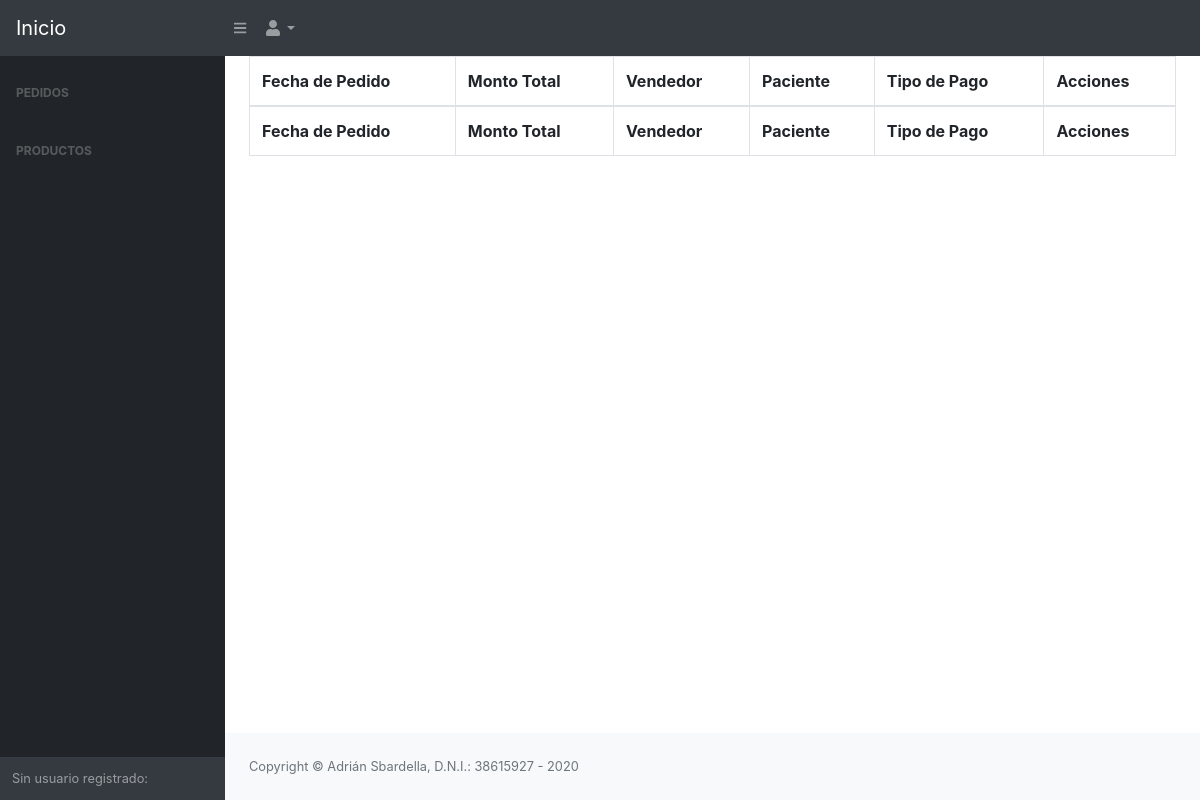
Page /lista_pedidos on the earlier database version.
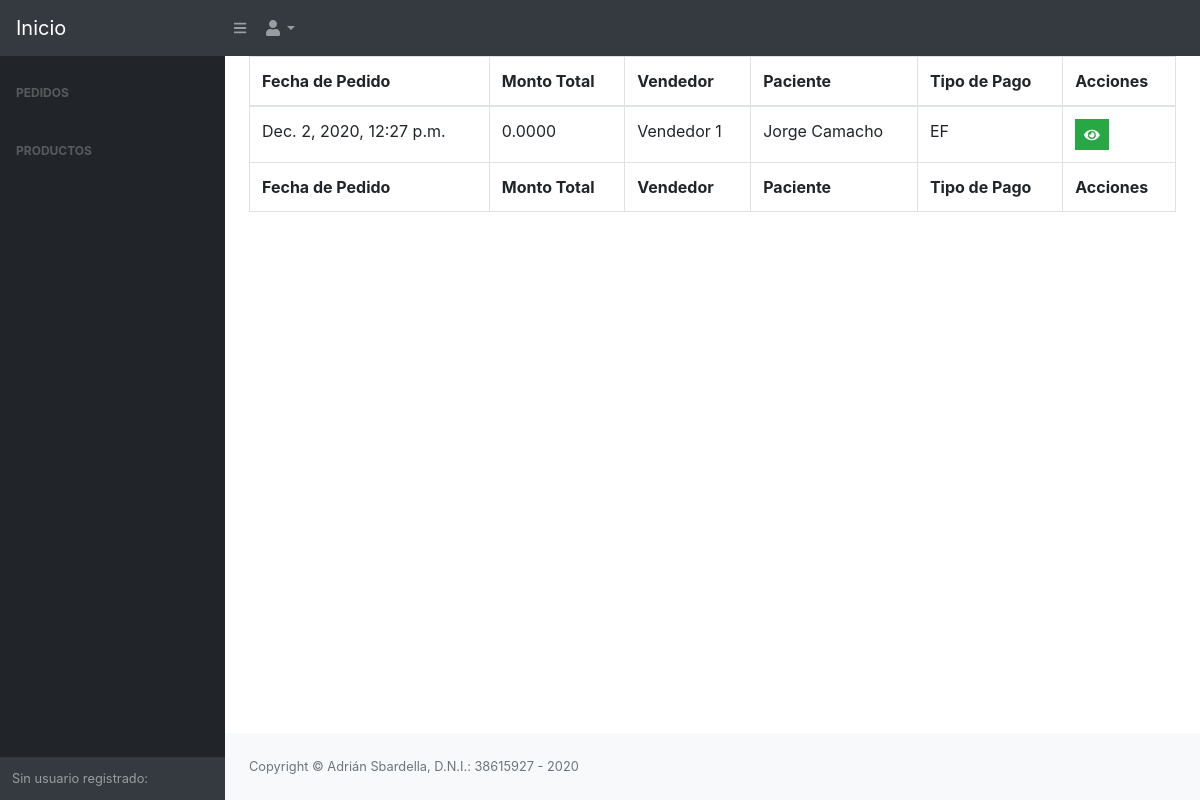
Same page on the later database version.
### optometria/models.py (models this page shows, shortened)
class Pedido(models.Model):
    fechaDePedido = models.DateTimeField()
    montoTotal = models.DecimalField(max_digits=19, decimal_places=4)
    vendedor = models.ForeignKey('Vendedor', null=True, on_delete=models.SET_NULL)
    paciente = models.ForeignKey('Paciente', null=True, on_delete=models.SET_NULL)
    CREDITO = 'CR'
    DEBITO = 'DB'
    VIRTUAL = 'VT'
    EFECTIVO = 'EF'
    MONEY_CHOICES = [
        (CREDITO, "Tarjeta de Credito"),
        (DEBITO, "Tarjeta de Debito"),
        (VIRTUAL, "Billetera Virtual"),
        (EFECTIVO, "Efectivo")
    ]
    tipoDePago = models.CharField(
        max_length=2,
        choices=MONEY_CHOICES,
        default=EFECTIVO
    )
    PENDIENTE = 'PT'
    PEDIDO = 'PD'
    TALLER = 'TL'
    FINALIZADO = 'FN'
    ESTADOS_DE_PEDIDO = [
        (PENDIENTE, "Pendiente"),
        (PEDIDO, "Pedido"),
        (TALLER, "Enviado a Taller"),
        (FINALIZADO, "Finalizado")
    ]
    estado = models.CharField(
        max_length=2,
        choices=ESTADOS_DE_PEDIDO,
        default=PENDIENTE
    )

class Vendedor(models.Model):
    usuario = models.OneToOneField('Usuario', on_delete=models.CASCADE, primary_key=True)
    def __str__(self):
        return self.usuario.nombre + " " + self.usuario.apellido

class Usuario(AbstractUser):
    first_name = None
    last_name = None
    username = models.CharField(max_length=32)
    nombre = models.CharField(max_length=200)
    password = models.CharField(max_length=256)
    email = models.CharField(max_length=200, unique=True, primary_key=True)
    apellido = models.CharField(max_length=200)
    telefono = models.CharField(max_length=200)
    fecha_nac = models.DateTimeField(default=None, blank=True, null=True)
    is_admin = False
    EMAIL_FIELD = 'email'
    USERNAME_FIELD = 'email'
    REQUIRED_FIELDS = ['nombre', 'apellido', 'username']

class Paciente(models.Model):
    dni = models.BigIntegerField()
    email = models.CharField(max_length=200)
    telefono = models.CharField(max_length=15)
    nombre = models.CharField(max_length=200)
    def __str__(self):
        return self.nombre

### optometria/views.py (the view)
# urls.py: path('lista_pedidos', views.lista_pedidos, name='lista_pedidos'),
def lista_pedidos(request):
	pedidos = Pedido.objects.all()
	return render(request, 'pedidos/lista_pedidos.html', {'pedidos': pedidos})

### optometria/templates/pedidos/lista_pedidos.html
{% extends "layout.html" %}
{% block content %}
    <div class="table-responsive">
        <table class="table table-bordered" id="dataTable" width="100%" cellspacing="0">
            <thead>
                <tr>
                    <th>Fecha de Pedido</th>
                    <th>Monto Total</th>
                    <th>Vendedor</th>
                    <th>Paciente</th>
                    <th>Tipo de Pago</th>
                    <th>Acciones</th>
                </tr>
            </thead>
            <tfoot>
                <tr>
                    <th>Fecha de Pedido</th>
                    <th>Monto Total</th>
                    <th>Vendedor</th>
                    <th>Paciente</th>
                    <th>Tipo de Pago</th>
                    <th>Acciones</th>
                </tr>
            </tfoot>
            <tbody>
                {% for pedido in pedidos %}
                <tr>
                    <td>{{ pedido.fechaDePedido }}</td>
                    <td>{{ pedido.montoTotal }}</td>
                    <td>{{ pedido.vendedor }}</td>
                    <td>{{ pedido.paciente }}</td>
                    <td>{{ pedido.tipoDePago }}</td>
                    <td><ul class="list-inline m-0">
                        <li class="list-inline-item">
                            <a class="btn btn-success btn-sm rounded-0" href={% url 'ver_pedido' id=pedido.id %} id="ver_turno_{{ pedido.id }}" title="Ver"><i class="fa fa-eye"></i></a>
                        </li>
                        </ul>
                    </td>
                </tr>
                {% endfor %}
            </tbody>
        </table>
{% endblock %}

### optometria/templates/layout.html (shortened to what this page needs)
<!DOCTYPE html>
<html lang="en">
    <head>
        {% load static %}
        <link href="{% static 'css/styles.css' %}" rel="stylesheet" />
        <link href="https://cdn.datatables.net/1.10.20/css/dataTables.bootstrap4.min.css" rel="stylesheet" />
    </head>
    <body class="sb-nav-fixed">
        <nav class="sb-topnav navbar navbar-expand navbar-dark bg-dark">
            <a class="navbar-brand" href="{% url 'index' %}">Inicio</a>
            <button class="btn btn-link btn-sm order-1 order-lg-0" id="sidebarToggle" href="#"><i class="fas fa-bars"></i></button>
            <ul class="navbar-nav ml-auto ml-md-0">
                <li class="nav-item dropdown">
                    <a class="nav-link dropdown-toggle" id="userDropdown" href="#" role="button" data-toggle="dropdown" aria-haspopup="true" aria-expanded="false"><i class="fas fa-user fa-fw"></i></a>
                </li>
            </ul>
        </nav>
        <div id="layoutSidenav">
            <div id="layoutSidenav_nav">
                <nav class="sb-sidenav accordion sb-sidenav-dark" id="sidenavAccordion">
                    <div class="sb-sidenav-menu">
                        <div class="nav">
                            <div class="sb-sidenav-menu-heading">Pedidos</div>
                          <div class="sb-sidenav-menu-heading">Productos</div>
                        </div>
                    </div>
                    <div class="sb-sidenav-footer">
                        {% if request.user.is_authenticated %}
                            <div class="small">Registrado como:</div>
                            {{ request.user.nombre }}, {{ request.user.apellido }}
                        {% else %}
                            <div class="small">Sin usuario registrado:</div>
                        {% endif %}
                    </div>
                </nav>
            </div>
            <div id="layoutSidenav_content">
                <main>
                    <div class="container-fluid">
                        {% block content %}
                        {% endblock %}
                    </div>
                </main>
                <footer class="py-4 bg-light mt-auto">
                    <div class="container-fluid">
                        <div class="d-flex align-items-center justify-content-between small">
                            <div class="text-muted">Copyright &copy; Adrián Sbardella, D.N.I.: 38615927 - 2020</div>
                        </div>
                    </div>
                </footer>
            </div>
        </div>
    </body>
</html>
</body>
</html>

Differences in the rows shown:
added Pedido: fechaDePedido "Dec. 2, 2020, 12:27 p.m.", montoTotal "0.0000", vendedor "Vendedor 1", paciente "Jorge Camacho", tipoDePago "EF"
